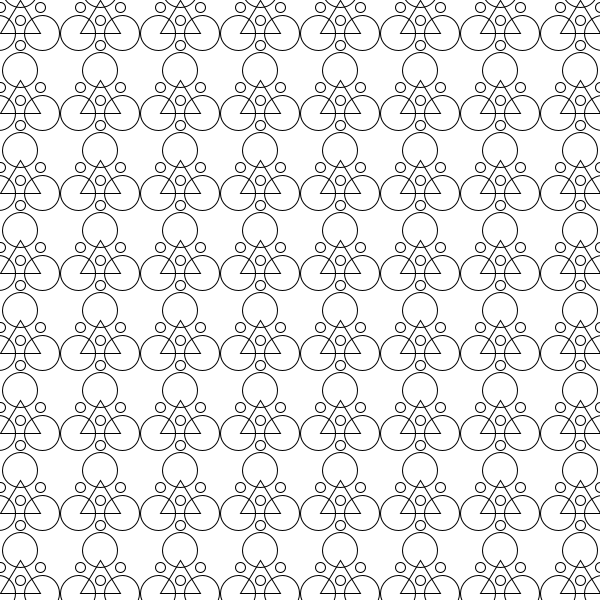
Frame 1 (no input)
Frame 60 (the mouse pressed at the canvas centre just before this capture): identical to frame 1, image omitted
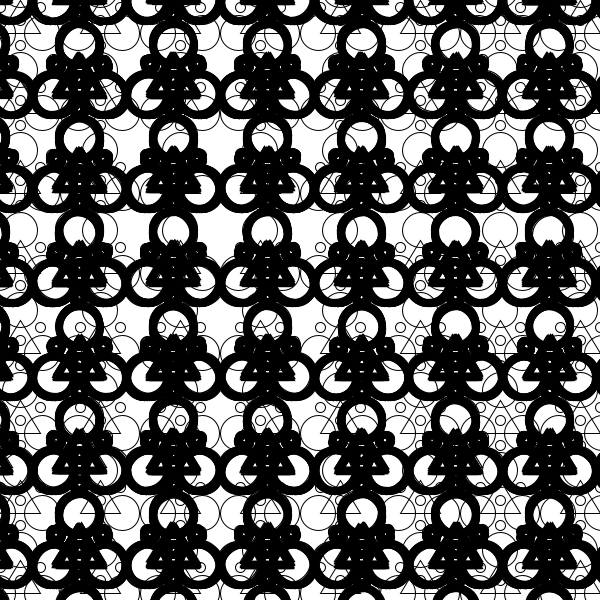
Frame 120 (the mouse held since frame 60 and released just before this capture)

The Processing sketch that drew these frames (run headless with seeded random() and noise(); from frame 60 on, the mouse is pressed at the canvas centre):

// Processing sketch: processing_113987
// ── processing_113987.pde

int keyworkDistance = 80;

void setup()
{
  size(600, 600);
  background(255);
  stroke(0);
}


void draw()
{
  if(mouseX<.5* width)
  {
    background(255);
    stroke(0);
  }
  else
  {
    float edgedist = map(mouseX,.5*width,.75*width,0,255);
    stroke(random(0,edgedist),random(0,edgedist),random(0,edgedist)); 
  }
  
  float size = map(mouseX/10, 0, width, 1, 4.5);
  //float xPos;
  //float yPos;
  for (int x = -width/2; x<= width/size+100; x = x+keyworkDistance)
  {
    for (int y = -height/2; y<=height/size+100; y = y+keyworkDistance)
    {
      float xPos = x + random(mouseX/50);
      float yPos = y + random(mouseX/50);
      //float z = if(mouseX 
      keywork(xPos, yPos, size);

    }
  }
  
}


void keywork(float x, float y, float zoom)
{
  pushMatrix();
  translate(-width/2,-height/2);
  scale(zoom);
  translate(width/2,height/2);

  noFill();
  //strokeWeight(2);
  //stroke(r, g, b);
  ellipse(x, y, 10, 10);
  triangle(x, y-20, x-20, y+13, x+20, y+13);
  ellipse(x, y+25, 10, 10);
  ellipse(x-20, y-13, 10, 10);
  ellipse(x+20, y-13, 10, 10);
  ellipse(x, y-30, 35, 35);
  ellipse(x-22, y+13, 35, 35);
  ellipse(x+22, y+13, 35, 35);
  popMatrix();
}
